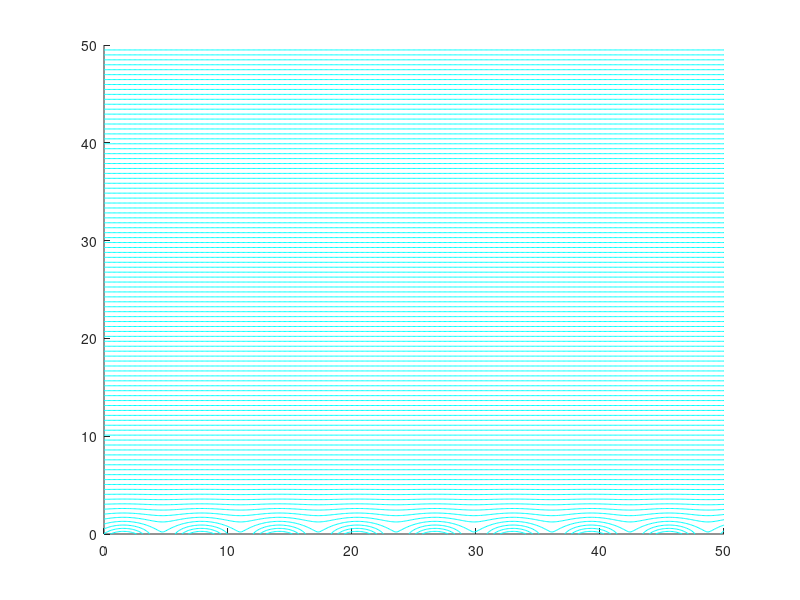

Reproduce this figure in MATLAB.
ix=50;
intervals=500;
contours=100;
a=1;
k=1;
U=1;
[x,y]=meshgrid(0:ix/intervals:ix);
z=x+1i*y;

Fz=U*(z-a.*exp(1i.*k.*z));

hold all;
contour(x,y,imag(Fz),contours,'c');